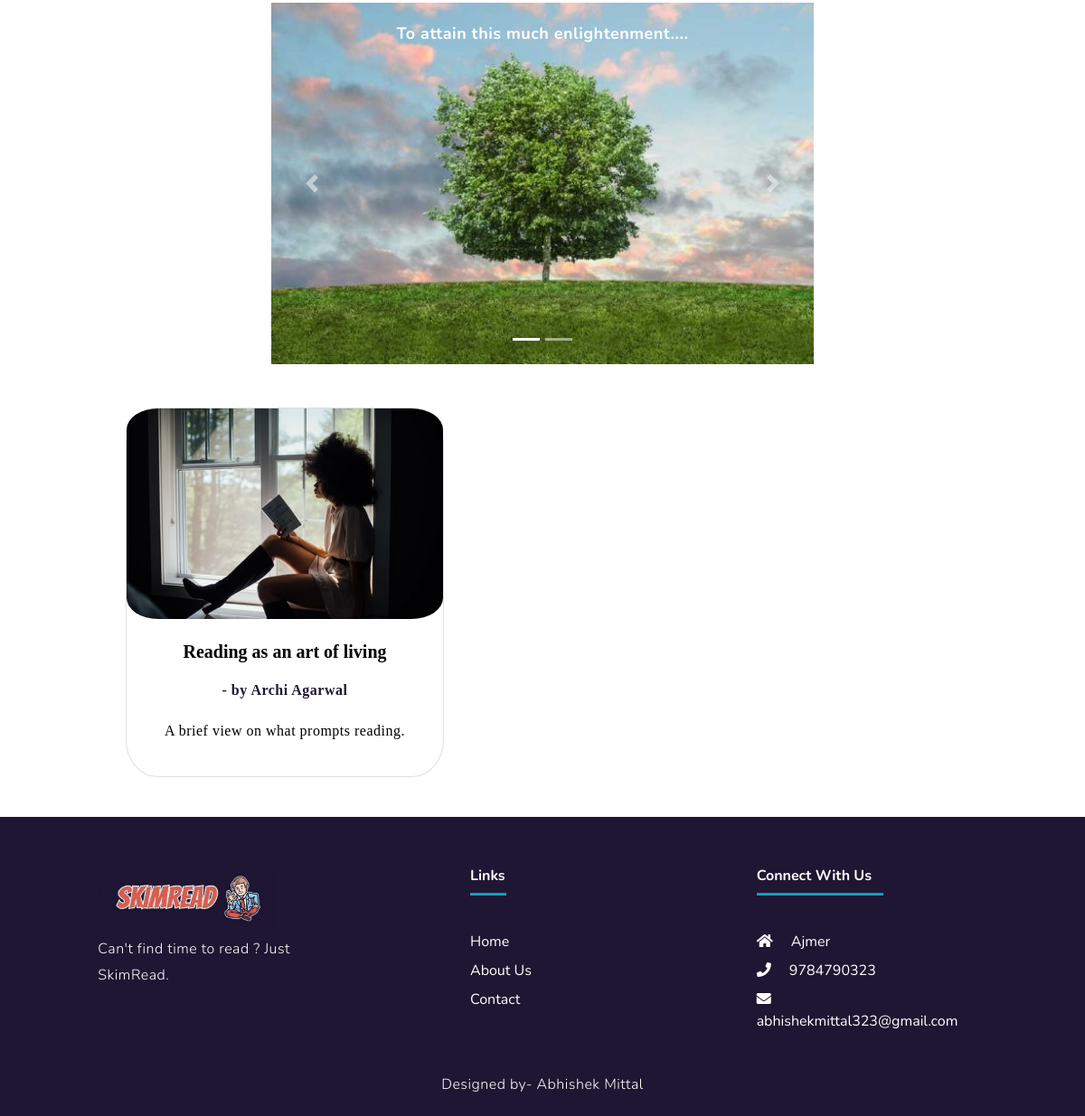
Before: / (lower part) with the older database file.
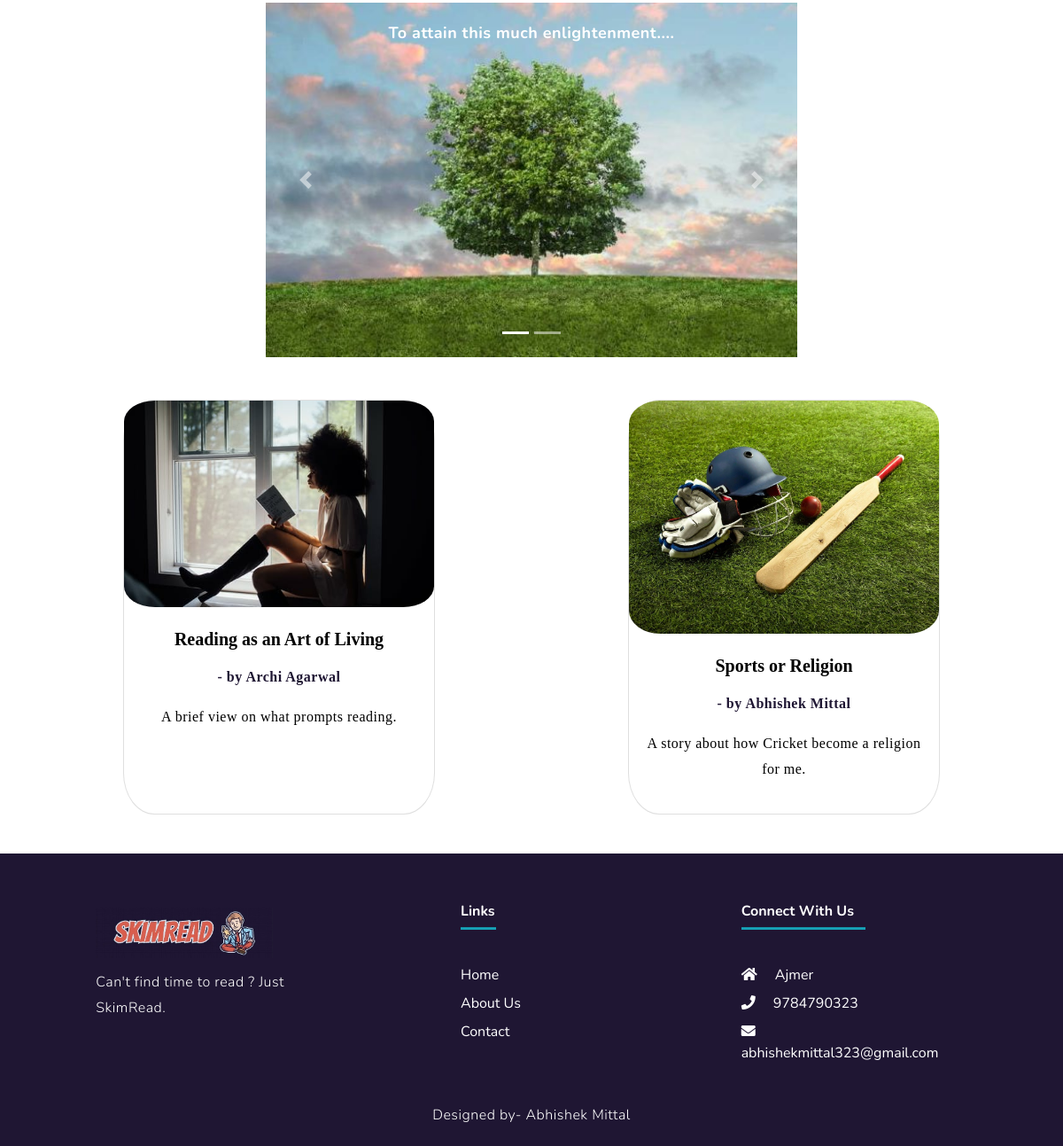
After: the same page with the newer database file.
### blog/models.py (models this page shows, shortened)
class BlogPost(models.Model):
    title = models.CharField( max_length=50)
    writer = models.CharField(max_length=50)
    thumbnail = models.ImageField( upload_to='images/')
    excerpt = models.CharField( max_length=150)
    content = models.TextField()
    featured = models.BooleanField(default = False)
    date_created = models.DateTimeField( default=datetime.now, blank=True)
    metadescription = models.CharField( max_length=300, blank=True)
    metakeywords = models.CharField( max_length=300, blank=True)

### skimread/views.py (the view)
# urls.py: 2. Add a URL to urlpatterns:  path('', views.home, name='home')
def home(request):
    blogs = BlogPost.objects.all()
    return render(request,'home.html',{'blogs':blogs});

### templates/home.html (shortened to what this page needs)
{% extends 'base.html' %}
{% load static %}
{% block content %}
      <br>
      <br>
      <div class="container">
        <div class="row">
          <div class="plants wow fadeInRight" data-wow-duration="2s" data-wow-offset="10">
            <div class="col-lg-12 col-md-12 col-12 col-sm-12 col-xs-12">
              <div id="demo" class="carousel slide carousel-fade" data-ride="carousel" style="height:50%; widht:50%;">
                <ul class="carousel-indicators">
                    <li data-target="#demo" data-slide-to="0" class="active"></li>
                    <li data-target="#demo" data-slide-to="1"></li>
                </ul>
                <div class="carousel-inner" id="slideshowpics">
                    <div class="carousel-item active">
                        <img src="{% static 'images/tree.jpg'%}" alt="Los Angeles" width="100%" height="100%">
                        <div class="carousel-caption" id="tree-caption">
                          <p style="color:white; font-weight:bold; font-size:18px;">To attain this much enlightenment.... </p>
                        </div>
                    </div>
                </div>
                <a class="carousel-control-prev" href="#demo" data-slide="prev">
                    <span class="carousel-control-prev-icon"></span>
                </a>
                <a class="carousel-control-next" href="#demo" data-slide="next">
                    <span class="carousel-control-next-icon"></span>
                </a>
          </div>
          </div>
          </div>
        </div>
      </div>
      <br>
      <br>
      <div class="container">
        <div class="row ">
          {% for blog in blogs %}
              <div class="col-lg-6 col-md-6 col-sm-12 col-xs-12" style="margin-bottom:20px;">
                  <div class="card mb-3  wow fadeInUp" style="max-width: 22rem;" data-wow-duration="4s" data-wow-delay="0s" id="blogbox">
                      <a href="{% url 'view_blog' blog.title|slugify %}">
                      <img class="card-img-top" src="/media/{{blog.thumbnail}}" alt="Card image" id="thumbnail">
                      <div class="card-body">
                          <h3 class="card-title" style="text-align:center; font-weight:bold; font-family:Calibri; color:black;">{{ blog.title }}</h3>
                          <p class="card-text" style="text-align:center; font-weight:bold; font-family:Calibri; color : #1f1633;">- by {{ blog.writer }}</p>
                          <p class="card-text" style="text-align:center; font-family:Calibri;  color:black;">{{ blog.excerpt }}</p>
                      </div>
                      </a>
                  </div>
              </div>
          {% endfor %}
      </div>
    </div>
    <br>
{% endblock %}

### templates/base.html (shortened to what this page needs)
{% load static %}
<!DOCTYPE html>
<html lang="en">
<head>
    <link rel="stylesheet" href="https://maxcdn.bootstrapcdn.com/bootstrap/4.0.0/css/bootstrap.min.css"
>
    <link rel="stylesheet" href="https://cdnjs.cloudflare.com/ajax/libs/font-awesome/5.15.3/css/all.min.css" />
    <link rel="stylesheet" href="https://cdnjs.cloudflare.com/ajax/libs/animate.css/3.3.0/animate.css">
    <link rel="stylesheet" href="{% static 'css/home.css'%}">
</head>
<body>
    {% block content %} {% endblock %}
    <footer class="page-footer pt-2" style=" color: white; bottom:0;">
        <div class="container text-center text-md-left mt-5">
            <div class="row">
                <div class="col-md-3 mx-auto mb-4">
                    <a class="navbar-brand" href="{% url 'home'%}"><img src="{% static 'images/logo1.jpeg'%}" alt="SkimRead" width="200"></a>
                    <p class="mt-2" style="color:white;">Can't find time to read ? Just SkimRead.</p>
                </div>
                <div class="col-md-2 mx-auto mb-4">
                    <h6 class="font-weight-bold ">Links</h6>
                    <hr class="bg-info mb-4 mt-0 d-inline-block mx-auto" style="width: 40px; height: 2px;">
                    <ul class="list-unstyled">
                        <li class="my-2"><a href="{% url 'home'%}">Home</a></li>
                        <li class="my-2"><a href="{% url 'about-us'%}">About Us</a></li>
                        <li class="my-2"><a href="{% url 'contact'%}">Contact</a></li>
                    </ul>
                </div>
                <div class="col-md-3 mx-auto mb-4">
                    <h6 class="font-weight-bold ">Connect With Us</h6>
                    <hr class="bg-info mb-4 mt-0 d-inline-block mx-auto" style="width: 140px; height: 2px;">
                    <ul class="list-unstyled">
                        <li class="my-2"><i class="fas fa-home mr-3"></i> Ajmer</li>
                        <li class="my-2"><i class="fas fa-phone mr-3"></i> 9784790323</li>
                        <li class="my-2" ><i class="fas fa-envelope mr-3"></i> abhishekmittal323@gmail.com</li>
                    </ul>
                </div>
            </div>
        </div>
        <div class="footer-copyright text-center py-1">
            <p style="color:white;"> Designed by- Abhishek Mittal
            </p>
        </div>
    </footer>
</body>
</html>

### static/css/home.css (style rules this page uses)
* { margin: 0; padding: 0; box-sizing: border-box; }
body { background: #fff; font-family: 'Nunito', sans-serif; }
h1,h2,h3,h4,h5,h6 { font-weight: 300; }
h3 { font-size: 20px; font-weight: 200px; line-height: 32px; }
p { color: #757575; font-size: 16px; font-weight: 300; line-height: 29px; letter-spacing: .50px; }
#blogbox { display: block; margin-left: auto; margin-right: auto; position:relative; height : 100%; object-fit: cover; border-radius : 10%; margin: auto; }
#blogbox img { border-radius:10%; margin:auto; }
#blogbox a:link { text-decoration: none; }
.plants { margin:auto; }
.carousel img { margin:auto; width:600px; height:400px; }
#tree-caption { top: 0; bottom: auto; }
.page-footer { background-color: #1f1633; width:100%; margin:0; padding:0; }
.page-footer .my-2 a { text-decoration: none; color:white; }
.page-footer li { color:white; }

Changed rows visible on the page:
changed BlogPost "Archi Agarwal": title "Reading as an art of living" → "Reading as an Art of Living"
added BlogPost: thumbnail (picture), title "Sports or Religion", writer "Abhishek Mittal", excerpt "A story about how Cricket become a religion for me."
